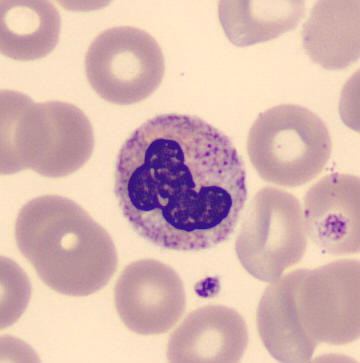
#> input picture images/ACE_BAND_246456.jpg, 360 x 363 px
$ python -i morphometry.py   (imports and definitions only)   (older library calls are emulated)
#> lines starting #> are read from the running program, lines starting #| are printed output that depends on the picture; after the words box and inside, x2 and y2 are one past the last pixel; in counts of white or black regions, pixels touching at a corner belong together
"""
morphometry.py — Batch cell morphometry for HemeAtlas
Outputs morphometry.csv with m_ prefixed columns, ready to merge into atlas.csv.
"""

import os
import sys
import math
import warnings
import numpy as np
import pandas as pd
from PIL import Image
from pathlib import Path
from skimage import color, filters, morphology, measure, feature
from skimage.morphology import disk, binary_erosion, binary_opening, binary_closing, remove_small_objects
from skimage.measure import label, regionprops
from scipy import ndimage as ndi
from concurrent.futures import ProcessPoolExecutor
import multiprocessing

# [1 line not run here, left out]

# ---------------------------------------------------------------------------
# Paths
# ---------------------------------------------------------------------------
REPO_ROOT = Path(__file__).parent
ATLAS_CSV = REPO_ROOT / "data" / "atlas.csv"
IMAGES_DIR = REPO_ROOT / "images"
OUTPUT_CSV = REPO_ROOT / "morphometry.csv"

# ---------------------------------------------------------------------------
# Column Schema
# ---------------------------------------------------------------------------
M_COLUMNS = [
    "image_id",
    "m_cell_area", "m_cell_major", "m_cell_minor", "m_cell_eccentricity",
    "m_cell_circularity", "m_cell_solidity", "m_cell_equiv_diameter",
    "m_cell_aspect_ratio", "m_cell_extent",
    "m_nuc_area", "m_nuc_major", "m_nuc_minor", "m_nuc_eccentricity",
    "m_nuc_circularity", "m_nuc_solidity", "m_nuc_lobes", "m_nuc_irregularity",
    "m_nuc_convex_deficiency", "m_nc_ratio",
    "m_nuc_mean_l", "m_nuc_mean_a", "m_nuc_mean_b", "m_nuc_intensity_std",
    "m_cyto_mean_l", "m_cyto_mean_a", "m_cyto_mean_b", "m_cyto_mean_hue",
    "m_nuc_glcm_contrast", "m_nuc_glcm_homogeneity",
    "m_nuc_glcm_energy", "m_nuc_glcm_correlation",
    "m_nuc_max_indent", "m_nuc_indent_purity", "m_nuc_indent_depth",
    "m_seg_quality",
]

# ---------------------------------------------------------------------------
# Segmentation
# ---------------------------------------------------------------------------

def segment_cell(img_rgb, grad_threshold=36.0):
    """
    Nucleus-First Segmentation Strategy.
    1. Sample background from corners.
    2. Identify nucleus (dark + purple).
    3. Grow cell mask from nucleus using connectivity (darker than background + not too yellow).
    """
#> called with grad_threshold = 36
    h, w = img_rgb.shape[:2]
#> h = 363; w = 360
    lab = color.rgb2lab(img_rgb)
#> lab: shape (363, 360, 3) float64; mean of channels 0, 1, 2 76.9, 11.2, 6.9
    L = lab[:, :, 0]; a = lab[:, :, 1]; b = lab[:, :, 2]
#> after `L = lab[:, :, 0]`:
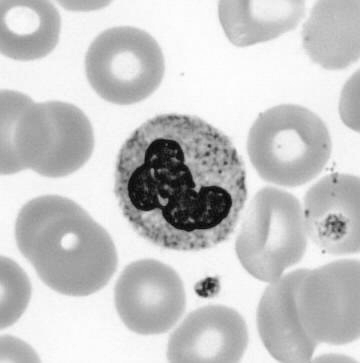
#> L: shape (363, 360) float64; min 13.97, max 94.15, mean 76.9; drawn with min black and max white
#> after `a = lab[:, :, 1]`:
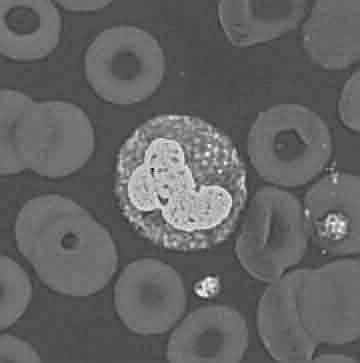
#> a: shape (363, 360) float64; min -24.01, max 65.05, mean 11.2; drawn with min black and max white
#> after `b = lab[:, :, 2]`:
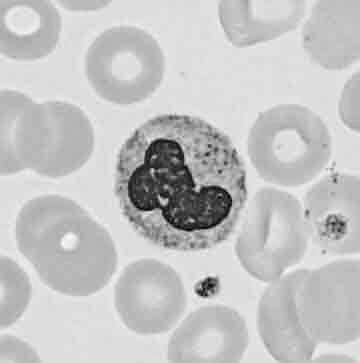
#> b: shape (363, 360) float64; min -69.22, max 29.77, mean 6.9; drawn with min black and max white

    # 1. Background Sampling
    corners_l = np.concatenate([L[:5,:5], L[:5,-5:], L[-5:,:5], L[-5:,-5:]])
#> corners_l = 20 rows, first 6: [71.9, 71.54, 70.8, 70.06, 69.69], [71.54, 71.17, 70.43, 70.06, 69.32], [70.65, 70.29, 69.92, 69.18, 68.81], [69.92, 69.55, 69.18, 68.81, 68.43], [69.37, 69, 68.63, 68.63, 68.26], [73.48, 73.84, 74.21, 73.84, 73.84]
    corners_a = np.concatenate([a[:5,:5], a[:5,-5:], a[-5:,:5], a[-5:,-5:]])
#> corners_a = 20 rows, first 6: [17.3, 17.32, 17.36, 17.4, 17.42], [17.32, 17.34, 17.38, 17.4, 17.44], [16.93, 16.95, 16.97, 17.01, 17.03], [16.97, 16.99, 17.01, 17.03, 17.05], [16.41, 16.43, 16.45, 16.45, 16.47], [13.08, 13.06, 13.05, 13.06, 13.06]
    corners_b = np.concatenate([b[:5,:5], b[:5,-5:], b[-5:,:5], b[-5:,-5:]])
#> corners_b = 20 rows, first 6: [3.78, 3.78, 3.8, 3.82, 3.82], [3.78, 3.79, 3.81, 3.82, 3.83], [2.46, 2.46, 2.47, 2.48, 2.49], [2.47, 2.47, 2.48, 2.49, 2.49], [1.65, 1.65, 1.66, 1.66, 1.66], [4.92, 4.92, 4.91, 4.92, 4.92]
    bg_l = np.median(corners_l); bg_a = np.median(corners_a); bg_b = np.median(corners_b)
#> after `bg_l = np.median(corners_l)`: bg_l = 75.26
#> after `bg_a = np.median(corners_a)`: bg_a = 12.47
#> after `bg_b = np.median(corners_b)`: bg_b = 7.25

    # 2. Nucleus First
    nuc_mask = (L < (bg_l - 20)) & (a > (bg_a + 10))
#> nuc_mask: shape (363, 360) bool; 5.3% white; 59 white regions (45 under 20 px), largest, box (x1, y1, x2, y2) and area: (118, 138, 232, 232) 5644, (196, 278, 217, 297) 237, (326, 216, 345, 233) 175
    nuc_mask = remove_small_objects(nuc_mask, min_size=500)
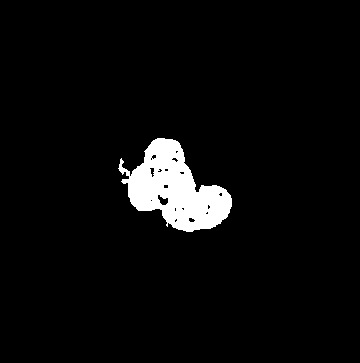
#> nuc_mask: shape (363, 360) bool; 4.3% white; 1 white region, box (x1, y1, x2, y2) and area: (118, 138, 232, 232) 5640

    labeled_nuc = label(nuc_mask)
#> labeled_nuc: shape (363, 360) int32; values 0 (black) and 1 (white), 4.3% white; 1 white region
    if labeled_nuc.max() == 0:
        # Fallback to liberal nucleus
        nuc_mask = (L < (bg_l - 15)) & (a > (bg_a + 5))
        nuc_mask = remove_small_objects(nuc_mask, min_size=200)
        labeled_nuc = label(nuc_mask)

    if labeled_nuc.max() == 0:
        return np.zeros_like(L, dtype=bool), np.zeros_like(L, dtype=bool), np.zeros_like(L, dtype=bool), "no_nucleus"

    nuc_props = regionprops(labeled_nuc)
#> nuc_props = 1 regions; box (x1, y1, x2, y2) and area: (118, 138, 232, 232) 5640
    # Take center-most component
    best_nuc = min(nuc_props, key=lambda r: math.dist(r.centroid, (h/2, w/2)))
    nuc_mask = (labeled_nuc == best_nuc.label)

    # --- Nuclear Bleed-Over Fix ---
    # 1. Candidate eroded mask
    nuc_eroded = binary_erosion(nuc_mask, disk(3))
#> nuc_eroded: shape (363, 360) bool; 2.8% white; 3 white regions (2 under 20 px), largest, box (x1, y1, x2, y2) and area: (130, 141, 229, 229) 3675
    boundary_ring = nuc_mask & ~nuc_eroded
#> boundary_ring: shape (363, 360) bool; 1.5% white in thin lines or dots, all inside (x1, y1, x2, y2) = (118, 138, 232, 232)

    # 2. Measure gradient across boundary ring
    # L is Lab luminance channel (0-100 range)
    grad_mag = ndi.generic_gradient_magnitude(L, ndi.sobel)
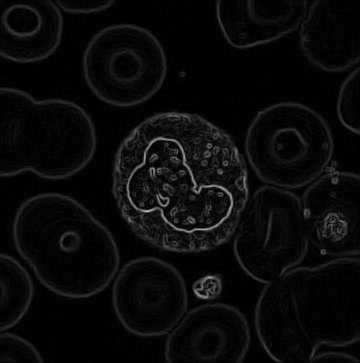
#> grad_mag: shape (363, 360) float64; min 0, max 186.3, mean 10.3

    if boundary_ring.any():
        boundary_gradient = grad_mag[boundary_ring].mean()
#> boundary_gradient = 59.38

        # 3. Threshold decision
        if boundary_gradient < grad_threshold:
            # Shallow gradient = likely halo bleed. Use eroded version.
            nuc_corrected = nuc_eroded
        else:
            # Steep gradient = real edge. Keep original.
            nuc_corrected = nuc_mask
    else:
        nuc_corrected = nuc_mask

    # 4. Safety floor: never smaller than a disk(6) seed
    nuc_seed = binary_erosion(nuc_mask, disk(6))
#> nuc_seed: shape (363, 360) bool; 1.3% white; 5 white regions (3 under 20 px), largest, box (x1, y1, x2, y2) and area: (133, 167, 226, 223) 1500, (154, 144, 173, 164) 192
    nuc_final = nuc_corrected | nuc_seed

    nuc_mask = nuc_final
    # ------------------------------

    # 3. Cell Growth
    # Candidate mask: Anything darker than background and not too yellow
    candidate_mask = (L < (bg_l - 5)) & (b < (bg_b + 5))
#> candidate_mask: shape (363, 360) bool; 32.9% white; 47 white regions (25 under 20 px), largest, box (x1, y1, x2, y2) and area: (116, 115, 246, 250) 12551, (18, 198, 113, 294) 5861, (0, 93, 90, 174) 4969
    labeled_cell = label(candidate_mask)
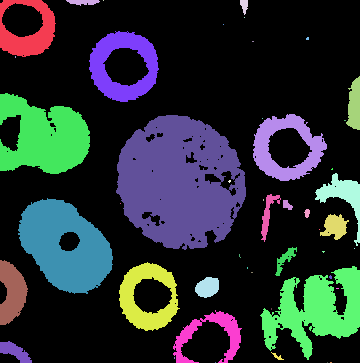
#> labeled_cell: shape (363, 360) int32; 48 distinct labels, from 0 to 47; one colour per label, 0 black
    nuc_y, nuc_x = best_nuc.centroid
#> nuc_y = 189.1; nuc_x = 174.7
    cell_label = labeled_cell[int(nuc_y), int(nuc_x)]
#> cell_label = 14

    if cell_label == 0:
        cell_mask = nuc_mask.copy()
    else:
        cell_mask = (labeled_cell == cell_label)
#> cell_mask: shape (363, 360) bool; 9.6% white; 1 white region, box (x1, y1, x2, y2) and area: (116, 115, 246, 250) 12551

    cell_mask = binary_closing(cell_mask, disk(5))
#> cell_mask: shape (363, 360) bool; 10.3% white; 1 white region, box (x1, y1, x2, y2) and area: (116, 115, 246, 250) 13465
    cell_mask = ndi.binary_fill_holes(cell_mask)

    # Safety: Ensure cell mask always contains nucleus mask
    cell_mask = cell_mask | nuc_mask

    cyto_mask = cell_mask & ~nuc_mask
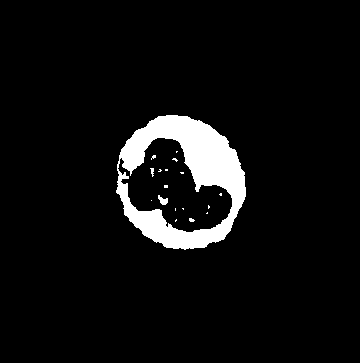
#> cyto_mask: shape (363, 360) bool; 6% white; 18 white regions (15 under 20 px), largest, box (x1, y1, x2, y2) and area: (116, 115, 246, 250) 7639, (158, 195, 168, 205) 58, (150, 168, 154, 177) 22
    return cell_mask, nuc_mask, cyto_mask, "good"

# ---------------------------------------------------------------------------
# Processing
# ---------------------------------------------------------------------------

# [131 lines left out: function process_image, not called in this run]

def wrapper(args):
    return process_image(*args)

# [45 lines left out: function main, not called in this run]

# [2 lines not run here, left out]

>>> import cv2
>>> picture = cv2.cvtColor(cv2.imread('images/ACE_BAND_246456.jpg'), cv2.COLOR_BGR2RGB)
>>> result = segment_cell(picture)

$ run again, on images/ACE_BAND_832896.jpg
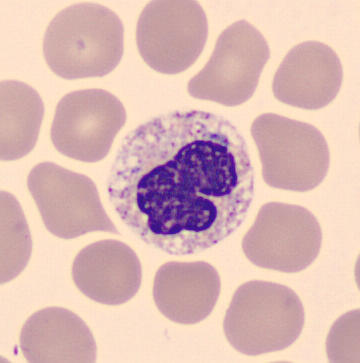
#> input picture images/ACE_BAND_832896.jpg, 360 x 363 px
#> lab: shape (363, 360, 3) float64; mean of channels 0, 1, 2 78.2, 11.9, 6.2
#> corners_l = 20 rows, first 6: [91.61, 91.61, 91.61, 91.61, 91.61], [91.61, 91.61, 91.61, 91.61, 91.61], [91.61, 91.61, 91.61, 91.61, 91.61], [91.61, 91.61, 91.61, 91.61, 91.61], [91.61, 91.61, 91.61, 91.61, 91.61], [92.18, 92.18, 92.12, 92.12, 91.77]
#> corners_a = 20 rows, first 6: [6.22, 6.22, 6.22, 6.22, 6.22], [6.22, 6.22, 6.22, 6.22, 6.22], [6.22, 6.22, 6.22, 6.22, 6.22], [6.22, 6.22, 6.22, 6.22, 6.22], [6.22, 6.22, 6.22, 6.22, 6.22], [5.56, 5.56, 5.13, 5.13, 5.14]
#> corners_b = 20 rows, first 6: [14.27, 14.27, 14.27, 14.27, 14.27], [14.27, 14.27, 14.27, 14.27, 14.27], [14.27, 14.27, 14.27, 14.27, 14.27], [14.27, 14.27, 14.27, 14.27, 14.27], [14.27, 14.27, 14.27, 14.27, 14.27], [15.1, 15.1, 16.57, 16.57, 16.58]
#> bg_l = 84.17
#> bg_a = 9.58
#> bg_b = 9.64
#> labeled_nuc: shape (363, 360) int32; values 0 (black) and 1 (white), 5% white; 1 white region
#> nuc_props = 1 regions; box (x1, y1, x2, y2) and area: (135, 136, 239, 236) 6587
#> nuc_eroded: shape (363, 360) bool; 3% white; 4 white regions (3 under 20 px), largest, box (x1, y1, x2, y2) and area: (138, 142, 236, 233) 3908
#> boundary_ring: shape (363, 360) bool; 2% white in thin lines or dots, all inside (x1, y1, x2, y2) = (135, 136, 239, 236)
#> boundary_gradient = 68.2
#> nuc_seed: shape (363, 360) bool; 1% white; 13 white regions (7 under 20 px), largest, box (x1, y1, x2, y2) and area: (169, 156, 230, 216) 929, (144, 178, 168, 200) 150, (152, 211, 163, 229) 87, (160, 170, 169, 181) 50, (176, 217, 194, 228) 46, (198, 148, 203, 157) 27
#> candidate_mask: shape (363, 360) bool; 52.9% white; 47 black regions (32 under 20 px), largest, box (x1, y1, x2, y2) and area: (0, 0, 360, 363) 60751, (80, 117, 97, 133) 160, (80, 40, 94, 57) 96
#> in segment_cell, `labeled_cell = label(candidate_mask)`:
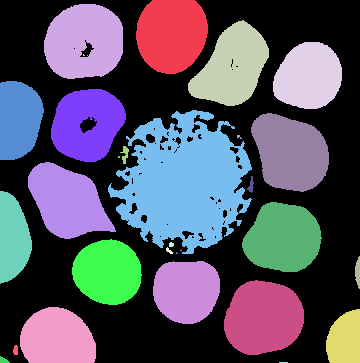
#> labeled_cell: shape (363, 360) int32; 30 distinct labels, from 0 to 29; one colour per label, 0 black
#> nuc_y = 187.5; nuc_x = 187.1
#> cell_label = 8
#> in segment_cell, `cyto_mask = cell_mask & ~nuc_mask`:
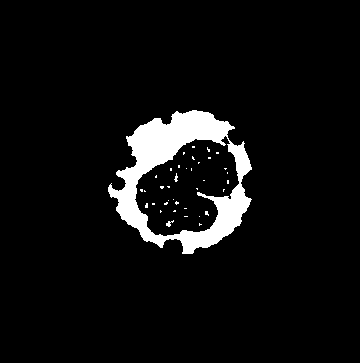
#> cyto_mask: shape (363, 360) bool; 5.9% white; 38 white regions (36 under 20 px), largest, box (x1, y1, x2, y2) and area: (108, 110, 252, 254) 7487, (166, 220, 174, 227) 26
